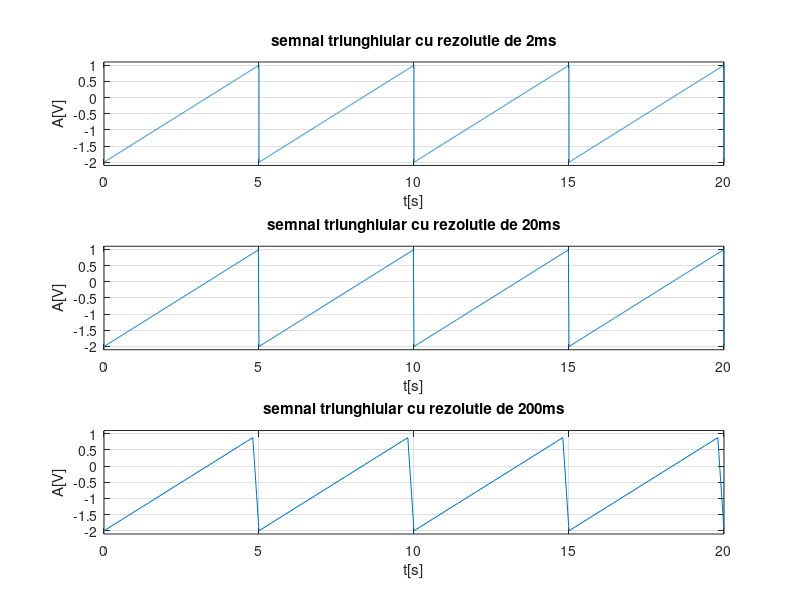

MATLAB code to generate this figure:
% pentru rezolutie temporara de 2ms
T=5;
%problema 1
t=0:0.002:4*T; % t porneste de la valoarea initiala 0,cu pasul de 0.002, afisand in final 4 perioade (4*T)
f=1/T; %fregventa
w=2*pi*f; %
mi=-2; %valoarea minima a aplitudinii
ma=+1; %valoarea maxima a plaitudinii;
cc=abs(ma-abs(mi))/2; %componenta continua care se ia cu semnul- fiidca este deplasat in jos 
A=(ma+ abs(mi))/2; %amplitudinea semnalului 
tr=(A*sawtooth(w*t))-cc; %sawtooth este folosit pentru semnal triunghiular 
subplot(3,1,1) %este afisat in prima treime
plot(t,tr)
%trasare grafic pentru tr in fucntie de t 
xlabel('t[s]')
%textul devine eticheta pt abscisa
ylabel('A[V]')
%textul devine eticheta pt ordonata
axis([0 20 -2.1 1.1])
%pe abscisa se va vizualiza intre valoriele 0 si 20 
%pe ordonata se va vizualiza intre valorile  -2.1 si 1.1
%pornim de la -2.1 pt a nu se suprapune semnalul pe axe si sa fie astfel
%vizibil
title( 'semnal triunghiular cu rezolutie de 2ms')
%textul devine titlul progarmului
grid;
%grid traseaza pe grafic o retea de linii facand vizibila citirea
%graficului
%problema 2
% pentru rezolutie temporara de 20ms
t=0:0.02:4*T; % t porneste de la valoarea initiala 0,cu pasul de 0.02, afisand in final 4 perioade (4*T)
f=1/T; %fregventa
w=2*pi*f; %
mi=-2; %valoarea minima a aplitudinii
ma=+1; %valoarea maxima a plaitudinii;
cc=abs(ma-abs(mi))/2; %componenta continua care se ia cu semnul- fiidca este deplasat in jos 
A=(ma+ abs(mi))/2; %amplitudinea semnalului
tr=(A*sawtooth(w*t))-cc; %sawtooth este folosit pentru semnal triunghiular
subplot(3,1,2) %este afisat in a doua treime
plot(t,tr)
%trasare grafic pentru tr in fucntie de t 
xlabel('t[s]')
%textul devine eticheta pt abscisa
ylabel('A[V]')
%textul devine eticheta pt ordonata
axis([0 20 -2.1 1.1])
%pe abscisa se va vizualiza intre valoriele 0 si 20 
%pe ordonata se va vizualiza intre valorile  -2.1 si 1.1
%pornim de la -2.1 pt a nu se suprapune semnalul pe axe si sa fie astfel
%vizibil
title( 'semnal triunghiular cu rezolutie de 20ms')
%textul devine titlul progarmului
grid;
%grid traseaza pe grafic o retea de linii facand vizibila citirea
%graficului
%problema 3
% pentru rezolutie temporara de 200ms
t=0:0.2:4*T; % t porneste de la valoarea initiala 0,cu pasul de 0.2, afisand in final 4 perioade (4*T)
f=1/T; %fregventa
w=2*pi*f; %
mi=-2; %valoarea minima a aplitudinii
ma=+1; %valoarea maxima a plaitudinii;
cc=abs(ma-abs(mi))/2; %componenta continua care se ia cu semnul- fiidca este deplasat in jos 
A=(ma+ abs(mi))/2; %amplitudinea semnalului 
tr=(A*sawtooth(w*t))-cc; %sawtooth este folosit pentru semnal triunghiulat
subplot(3,1,3) %este afisat in a treia treime
plot(t,tr)
%trasare grafic pentru tr in fucntie de t 
xlabel('t[s]')
%textul devine eticheta pt abscisa
ylabel('A[V]')
%textul devine eticheta pt ordonata
axis([0 20 -2.1 1.1])
%pe abscisa se va vizualiza intre valoriele 0 si 20 
%pe ordonata se va vizualiza intre valorile  -2.1 si 1.1
%pornim de la -2.1 pt a nu se suprapune semnalul pe axe si sa fie astfel
%vizibil
title( 'semnal triunghiular cu rezolutie de 200ms')
%textul devine titlul progarmului
grid;
%grid traseaza pe grafic o retea de linii facand vizibila citirea
%graficului